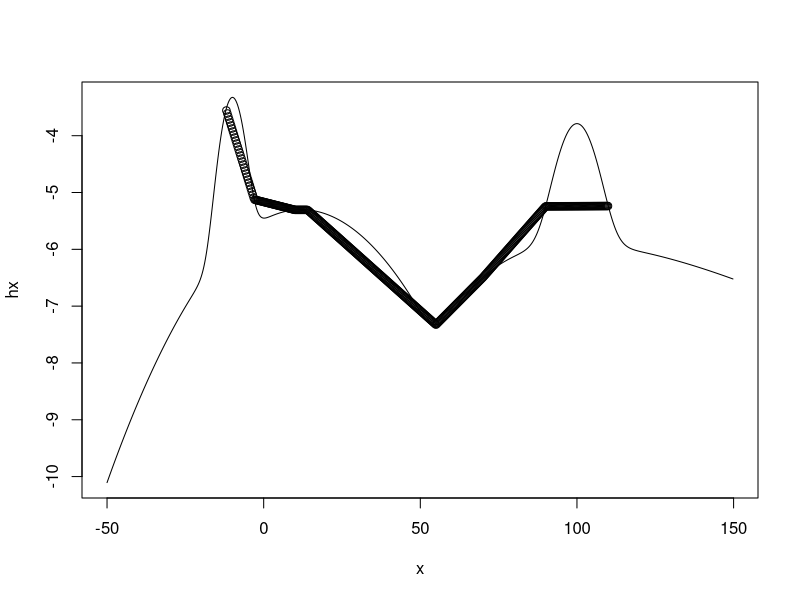
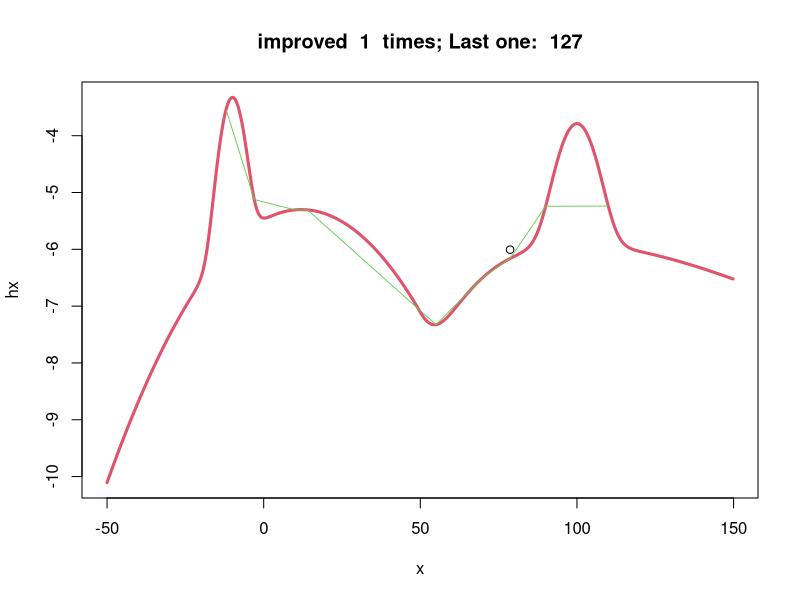
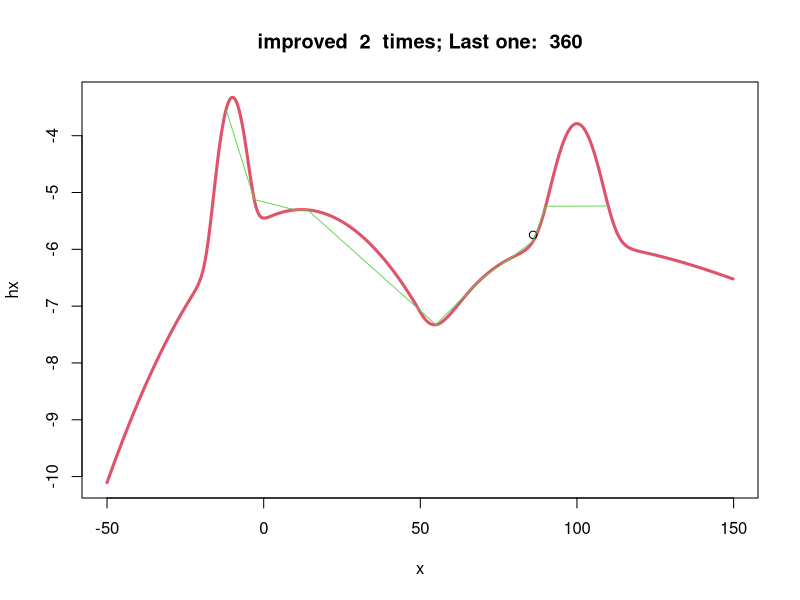
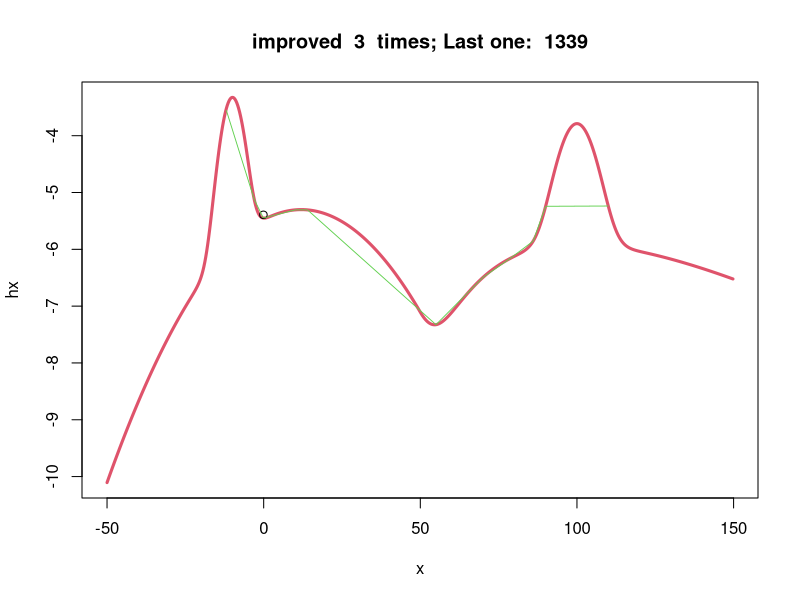
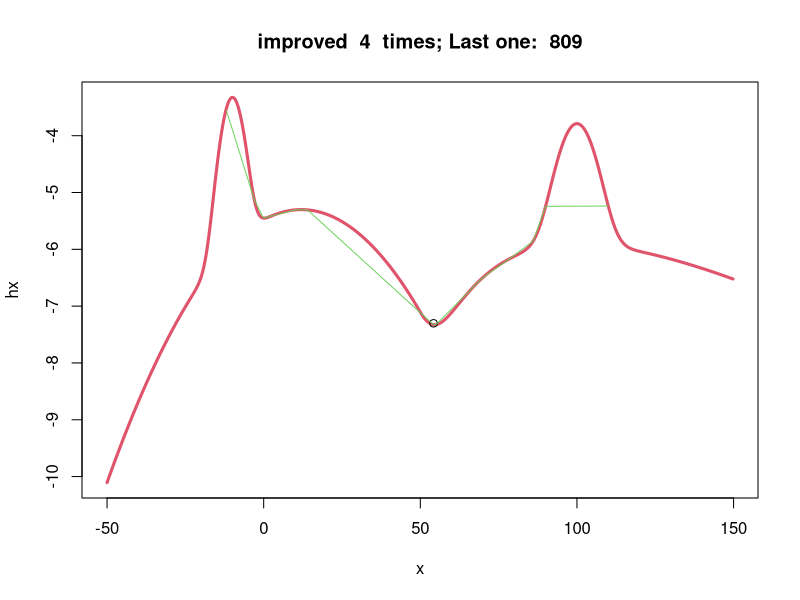
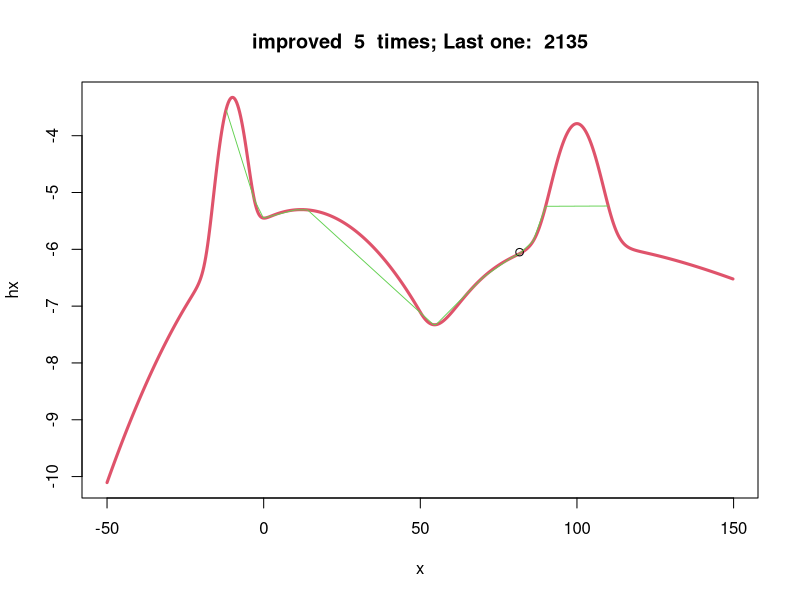
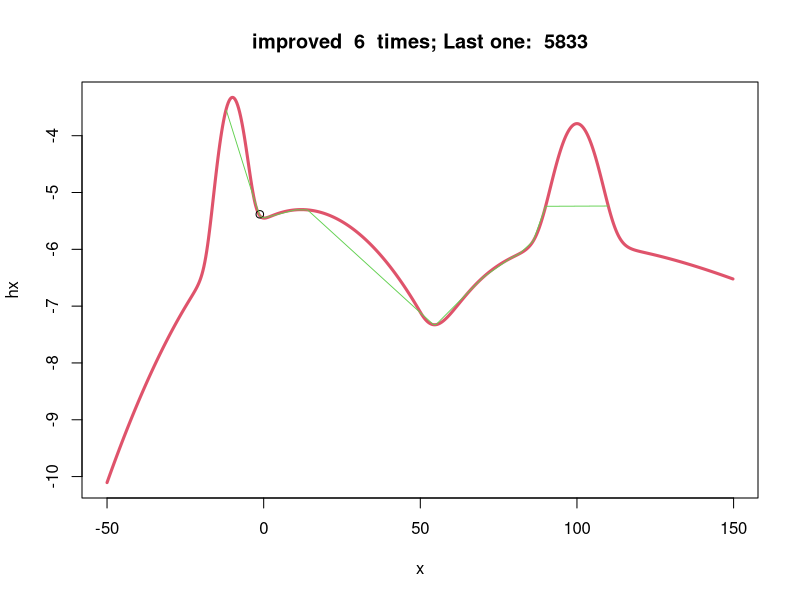
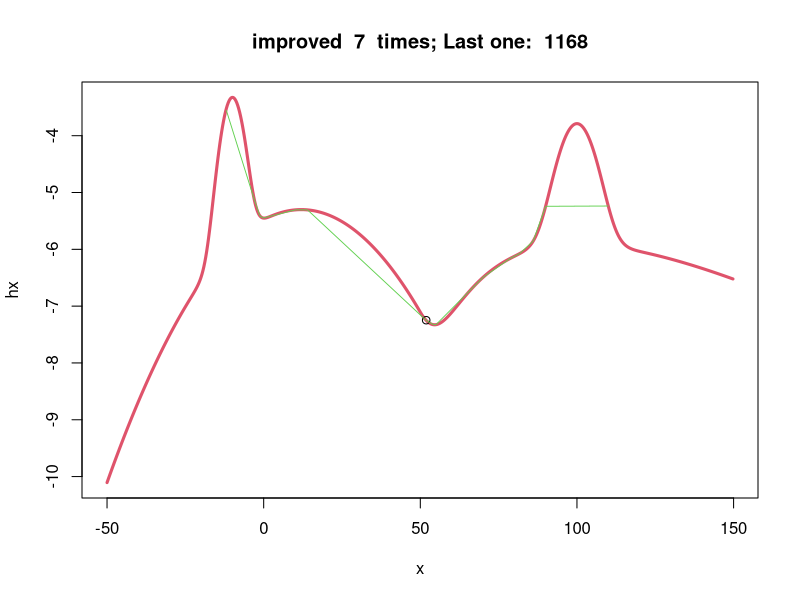

R code for these plots, in order:
dev.off()
rm(list=ls())

start = Sys.time()
ARS <- function(joint, initial, samplesize = 5000, sim = F, pause = 1, bounds = c(-Inf,Inf), roi = c(-100, 100)) {
  h = function(x) log(joint(x))
  
  if (sim) {
    x = seq(roi[1], roi[2], by = 0.3)
    hx = h(x)
    plot(x, hx, type = "l")
  }
  
  T_k = sort(initial)
  h_val = h(T_k)
  l_T = length(T_k)
  
  derivate = function(f, x0) {
    #Funtion to calculate the derivative of f in x0
    h = 10e-4
    (f(x0+h) - f(x0-h))/(2*h)
  }
  h_deriv_val = derivate(h, T_k)
  
  ins_to_sorted = function(n, y, index = 0) {
    #Algorithm to find the position of a new element n in an already sorted list y
    l = length(y)
    if (l == 1) {
      if (y < n) {
        return(index+1)
      }
      else return(index)
    }
    if (n > y[l%/%2]) {
      ins_to_sorted(n, y[(l%/%2+1):l], index = index + l%/%2)
    }
    else {
      ins_to_sorted(n, y[1:(l%/%2)], index = index)
    }
  }
  
  u_k = function(x) {
    #new upper hull, former lower hull
    i = ins_to_sorted(x, T_k)
    if (i == 0 || i == length(T_k)) {
      return(-Inf)
    }
    return(((T_k[i+1] - x) * h_val[i] + (x - T_k[i]) * h_val[i+1])/(T_k[i+1] - T_k[i]))
  }
  
  exp_u = function(x) {
    return(exp(u_k(x)))
  }
  
  if (sim) {
    #Drawing initial upper and lower hull
    for (xi in x) {
      points(xi, u_k(xi))
    }
  }
  
  calc_norms = function(pos) {
    #Calculates the normalizaton constant for the bounded exponential function
    exp(h_val[pos])/h_deriv_val[pos] * (exp(h_deriv_val[pos]*(T_k[pos+1]-T_k[pos]))-exp(h_deriv_val[pos]*(T_k[pos]-T_k[pos])))
  }
  
  #Normalizing constants for piecewise exponentials, their weights and the partial sum.
  norms = calc_norms(seq(l_T-1))
  weights = norms/sum(norms)
  partials = c(0,cumsum(weights))
  
  choose_sampler = function(part) {
    #Chooses according to the weight from which piecewise exponential it should be sampled. 
    #The greater the weight the more probable is a sample from this interval
    i = ins_to_sorted(part, partials)
    return(sampler_exp(i, runif(1)))
  }
  
  sampler_exp = function(i, r) {
    #Using the inverse cdf transformation of a bounded exponential to sample
    # -i: interval index of sample
    # -r: random uniform number
    # -output: independent random sample frm bounded exponential
    y = h_deriv_val[i]*r*norms[i]/exp(h_val[i]) + exp(h_deriv_val[i]*(T_k[i]-T_k[i]))
    s = T_k[i] + log(y)/h_deriv_val[i]
    return(s)
  }
  
  MH_step = function(sample, newx) {
    u = runif(1)
    curx = sample[length(sample)]
    jcurx = joint(curx)
    jnewx = joint(newx)
    alpha = jnewx * min(jcurx, exp_u(curx) )/ (jcurx * min(jnewx, exp_u(newx)))
    if (u < alpha) sample = c(sample, newx)
    else sample = c(sample, curx)
  }
  
  sample = c(0)
  history_impr = c()
  count = improvals = tmp = feval = 0
  
  #start sampling
  while (count < samplesize) {
    print(count)
    
    x_proposal = choose_sampler(runif(1))
    if (x_proposal < bounds[1]+1e-3 || x_proposal > bounds[2]-1e-3) {
      next()
    }
    w = runif(1)
    u_val = u_k(x_proposal)

    #Rejection test
    if (w <= exp(h(x_proposal) - u_val)) {
      sample = MH_step(sample, x_proposal)
      count = count + 1
      feval = feval + 3
    }
    #Include the rejected point into the set for the uper and lower hull
    else {
      pos = ins_to_sorted(x_proposal, T_k) +1
      T_k = append(T_k, x_proposal, after = pos - 1)
      l_T = length(T_k)
      new_h_val = h(x_proposal)
      h_val = append(h_val, new_h_val, after = pos-1)
      new_h_deriv_val = derivate(h, x_proposal)
      h_deriv_val = append( h_deriv_val, new_h_deriv_val, after = pos-1)
      feval = feval + 3
      if (pos == 1) {
        new_norm = calc_norms(pos)
        norms = append(norms, new_norm, after = pos-1)
        norms[pos+1] = calc_norms(pos+1)
      }
      else if (pos == length(T_k)) {
        new_norm = calc_norms(pos)
        norms = append(norms, new_norm, after = pos-1)
        norms[pos-1] = calc_norms(pos-1)
      }
      else {
        new_norm = calc_norms(pos)
        norms = append(norms, new_norm, after = pos-1)
        norms[pos-1] = calc_norms(pos-1)
        norms[pos+1] = calc_norms(pos+1)
      }
      weights = norms/sum(norms)
      partials = c(0,cumsum(weights))
      improvals = improvals + 1
      tmp = count - tmp
      if (sim) {
        plot(x, hx, type = "l", col = 2, lwd = 3, main = paste("improved ", improvals, " times; Last one: ", tmp))
        u_vals = seq(l = length(x))
        for (i in 1:length(x)) {
          u_vals[i] = u_k(x[i])
        }
        points(x_proposal, log(w) + u_val)
        lines(x, u_vals, col = 3, lwd = 0.9)
        print(paste("improved ", improvals, " times; Last one: ", tmp))
        Sys.sleep(pause)
      }
      history_impr = c(history_impr, tmp)
      tmp = count
    }
    
  }
  return(list(sample = sample, improvals = improvals, history = history_impr, feval =  feval))
  
}

f1 <- function(x) {
  0.25*(dnorm(x, mean = 12, sd = 20) + dnorm(x, mean = -10, sd = 3) + dnorm(x, mean = 100, sd = 5) + dgamma(x-50, shape = 3, rate = 0.04))
}

GO = ARS(joint = f1, initial = c(-12, -3, 10,14, 90, 110, 70, 55), sim = T,  pause = 0.5, samplesize = 20000, bounds = c(-Inf, Inf), roi = c(-50, 150))
s = GO$sample
h = GO$history
f = GO$feval
plot(h)
abline(h = mean(h))
acf(s)
hist(s, probability = T, breaks = 100, col = "yellow")

x = seq(-100, 250, by = 0.1)
lines(x, f1(x), lty = 2, col = 4, lwd = 2)

print(paste(GO$improvals, mean(s), sd(s), f))
Sys.time() - start
